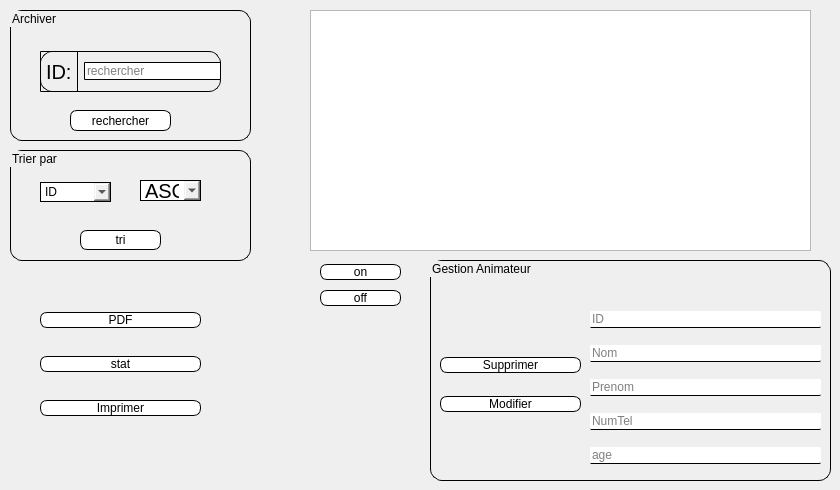
      <widget class="QWidget" name="tab_14">
       <attribute name="title">
        <string>Afficher Employee</string>
       </attribute>
       <widget class="QGroupBox" name="suppression_20">
        <property name="geometry">
         <rect>
          <x>10</x>
          <y>10</y>
          <width>241</width>
          <height>131</height>
         </rect>
        </property>
        <property name="styleSheet">
         <string notr="true">border-radius:12px;
border-color:black;
border:1px solid;
font: 75 15pt &quot;MS Shell Dlg 2&quot;;
</string>
        </property>
        <property name="title">
         <string>Archiver</string>
        </property>
        <widget class="QPushButton" name="pb_rechercher">
         <property name="geometry">
          <rect>
           <x>60</x>
           <y>100</y>
           <width>101</width>
           <height>21</height>
          </rect>
         </property>
         <property name="styleSheet">
          <string notr="true">
QPushButton{background-color:white;
border-radius:7px;
border-color:black;
border:1px solid;

}
QPushButton:hover
{border-radius:7px;
background-color:lightgray;
}</string>
         </property>
         <property name="text">
          <string>rechercher</string>
         </property>
        </widget>
        <widget class="QWidget" name="layoutWidget_8">
         <property name="geometry">
          <rect>
           <x>30</x>
           <y>41</y>
           <width>181</width>
           <height>41</height>
          </rect>
         </property>
         <layout class="QHBoxLayout" name="horizontalLayout_5">
          <item>
           <widget class="QLabel" name="label_82">
            <property name="palette">
             <palette>
              <active>
               <colorrole role="WindowText">
                <brush brushstyle="SolidPattern">
                 <color alpha="255">
                  <red>0</red>
                  <green>0</green>
                  <blue>0</blue>
                 </color>
                </brush>
               </colorrole>
               <colorrole role="Button">
                <brush brushstyle="SolidPattern">
                 <color alpha="0">
                  <red>0</red>
                  <green>0</green>
                  <blue>0</blue>
                 </color>
                </brush>
               </colorrole>
               <colorrole role="Text">
                <brush brushstyle="SolidPattern">
                 <color alpha="255">
                  <red>0</red>
                  <green>0</green>
                  <blue>0</blue>
                 </color>
                </brush>
               </colorrole>
               <colorrole role="ButtonText">
                <brush brushstyle="SolidPattern">
                 <color alpha="255">
                  <red>0</red>
                  <green>0</green>
                  <blue>0</blue>
                 </color>
                </brush>
               </colorrole>
               <colorrole role="Base">
                <brush brushstyle="SolidPattern">
                 <color alpha="0">
                  <red>0</red>
                  <green>0</green>
                  <blue>0</blue>
                 </color>
                </brush>
               </colorrole>
               <colorrole role="Window">
                <brush brushstyle="SolidPattern">
                 <color alpha="0">
                  <red>0</red>
                  <green>0</green>
                  <blue>0</blue>
                 </color>
                </brush>
               </colorrole>
               <colorrole role="Highlight">
                <brush brushstyle="SolidPattern">
                 <color alpha="255">
                  <red>254</red>
                  <green>222</green>
                  <blue>201</blue>
                 </color>
                </brush>
               </colorrole>
               <colorrole role="PlaceholderText">
                <brush brushstyle="SolidPattern">
                 <color alpha="128">
                  <red>255</red>
                  <green>255</green>
                  <blue>255</blue>
                 </color>
                </brush>
               </colorrole>
              </active>
              <inactive>
               <colorrole role="WindowText">
                <brush brushstyle="SolidPattern">
                 <color alpha="255">
                  <red>0</red>
                  <green>0</green>
                  <blue>0</blue>
                 </color>
                </brush>
               </colorrole>
               <colorrole role="Button">
                <brush brushstyle="SolidPattern">
                 <color alpha="0">
                  <red>0</red>
                  <green>0</green>
                  <blue>0</blue>
                 </color>
                </brush>
               </colorrole>
               <colorrole role="Text">
                <brush brushstyle="SolidPattern">
                 <color alpha="255">
                  <red>0</red>
                  <green>0</green>
                  <blue>0</blue>
                 </color>
                </brush>
               </colorrole>
               <colorrole role="ButtonText">
                <brush brushstyle="SolidPattern">
                 <color alpha="255">
                  <red>0</red>
                  <green>0</green>
                  <blue>0</blue>
                 </color>
                </brush>
               </colorrole>
               <colorrole role="Base">
                <brush brushstyle="SolidPattern">
                 <color alpha="0">
                  <red>0</red>
                  <green>0</green>
                  <blue>0</blue>
                 </color>
                </brush>
               </colorrole>
               <colorrole role="Window">
                <brush brushstyle="SolidPattern">
                 <color alpha="0">
                  <red>0</red>
                  <green>0</green>
                  <blue>0</blue>
                 </color>
                </brush>
               </colorrole>
               <colorrole role="Highlight">
                <brush brushstyle="SolidPattern">
                 <color alpha="255">
                  <red>254</red>
                  <green>222</green>
                  <blue>201</blue>
                 </color>
                </brush>
               </colorrole>
               <colorrole role="PlaceholderText">
                <brush brushstyle="SolidPattern">
                 <color alpha="128">
                  <red>255</red>
                  <green>255</green>
                  <blue>255</blue>
                 </color>
                </brush>
               </colorrole>
              </inactive>
              <disabled>
               <colorrole role="WindowText">
                <brush brushstyle="SolidPattern">
                 <color alpha="255">
                  <red>0</red>
                  <green>0</green>
                  <blue>0</blue>
                 </color>
                </brush>
               </colorrole>
               <colorrole role="Button">
                <brush brushstyle="SolidPattern">
                 <color alpha="0">
                  <red>0</red>
                  <green>0</green>
                  <blue>0</blue>
                 </color>
                </brush>
               </colorrole>
               <colorrole role="Text">
                <brush brushstyle="SolidPattern">
                 <color alpha="255">
                  <red>0</red>
                  <green>0</green>
                  <blue>0</blue>
                 </color>
                </brush>
               </colorrole>
               <colorrole role="ButtonText">
                <brush brushstyle="SolidPattern">
                 <color alpha="255">
                  <red>0</red>
                  <green>0</green>
                  <blue>0</blue>
                 </color>
                </brush>
               </colorrole>
               <colorrole role="Base">
                <brush brushstyle="SolidPattern">
                 <color alpha="0">
                  <red>0</red>
                  <green>0</green>
                  <blue>0</blue>
                 </color>
                </brush>
               </colorrole>
               <colorrole role="Window">
                <brush brushstyle="SolidPattern">
                 <color alpha="0">
                  <red>0</red>
                  <green>0</green>
                  <blue>0</blue>
                 </color>
                </brush>
               </colorrole>
               <colorrole role="Highlight">
                <brush brushstyle="SolidPattern">
                 <color alpha="255">
                  <red>254</red>
                  <green>222</green>
                  <blue>201</blue>
                 </color>
                </brush>
               </colorrole>
               <colorrole role="PlaceholderText">
                <brush brushstyle="SolidPattern">
                 <color alpha="128">
                  <red>0</red>
                  <green>0</green>
                  <blue>0</blue>
                 </color>
                </brush>
               </colorrole>
              </disabled>
             </palette>
            </property>
            <property name="font">
             <font>
              <family>MS Shell Dlg 2</family>
              <pointsize>15</pointsize>
              <weight>9</weight>
              <italic>false</italic>
              <bold>false</bold>
             </font>
            </property>
            <property name="styleSheet">
             <string notr="true">color:rgb(0, 0, 0);
border-radius:1px;
border-bottom:1px double;</string>
            </property>
            <property name="text">
             <string>ID:</string>
            </property>
           </widget>
          </item>
          <item>
           <widget class="QLineEdit" name="le_id_7">
            <property name="styleSheet">
             <string notr="true">background-color:white;
border-radius:1px;
border-bottom:1px double;</string>
            </property>
            <property name="text">
             <string/>
            </property>
            <property name="placeholderText">
             <string>rechercher</string>
            </property>
           </widget>
          </item>
         </layout>
        </widget>
       </widget>
       <widget class="QGroupBox" name="suppression_21">
        <property name="geometry">
         <rect>
          <x>10</x>
          <y>150</y>
          <width>241</width>
          <height>111</height>
         </rect>
        </property>
        <property name="styleSheet">
         <string notr="true">border-radius:12px;
border-color:black;
border:1px solid;
font: 75 15pt &quot;MS Shell Dlg 2&quot;;
</string>
        </property>
        <property name="title">
         <string>Trier par</string>
        </property>
        <widget class="QPushButton" name="pb_tri">
         <property name="geometry">
          <rect>
           <x>70</x>
           <y>80</y>
           <width>81</width>
           <height>20</height>
          </rect>
         </property>
         <property name="styleSheet">
          <string notr="true">
QPushButton{background-color:white;
border-radius:7px;
border-color:black;
border:1px solid;

}
QPushButton:hover
{border-radius:7px;
background-color:lightgray;
}</string>
         </property>
         <property name="text">
          <string>tri</string>
         </property>
        </widget>
        <widget class="QComboBox" name="colone_tri_2">
         <property name="geometry">
          <rect>
           <x>30</x>
           <y>32</y>
           <width>71</width>
           <height>20</height>
          </rect>
         </property>
         <item>
          <property name="text">
           <string>ID</string>
          </property>
         </item>
         <item>
          <property name="text">
           <string>NOM</string>
          </property>
         </item>
         <item>
          <property name="text">
           <string>AGE</string>
          </property>
         </item>
        </widget>
        <widget class="QComboBox" name="ordre_tri_2">
         <property name="geometry">
          <rect>
           <x>130</x>
           <y>30</y>
           <width>61</width>
           <height>21</height>
          </rect>
         </property>
         <property name="maximumSize">
          <size>
           <width>5000</width>
           <height>100000</height>
          </size>
         </property>
         <property name="font">
          <font>
           <family>MS Shell Dlg 2</family>
           <pointsize>15</pointsize>
           <weight>9</weight>
           <italic>false</italic>
           <bold>false</bold>
           <kerning>false</kerning>
          </font>
         </property>
         <property name="styleSheet">
          <string notr="true">QComboBox::indicator:checked, QComboBox::indicator:unchecked{
    color: #b1b1b1;
    background-color: #323232;
    border: 1px solid #b1b1b1;
    border-radius: 1px;
    width: 7px;
    height: 7px;
    margin: 0px 5px 0 5px;
}</string>
         </property>
         <item>
          <property name="text">
           <string>ASC</string>
          </property>
         </item>
         <item>
          <property name="text">
           <string>DESC</string>
          </property>
         </item>
        </widget>
       </widget>
       <widget class="QTableView" name="tableView_2">
        <property name="geometry">
         <rect>
          <x>310</x>
          <y>10</y>
          <width>501</width>
          <height>241</height>
         </rect>
        </property>
        <property name="styleSheet">
         <string notr="true">QTableView
{
    alternate-background-color: #1F1F1F;
    gridline-color: white;
    color: black;

    font: 75 9pt &quot;MS Shell Dlg 2&quot;;
}
QTableView::item 
{
    color: black;
}

QTableView::item:focus
{
    color: gray;
    background: #0063cd;
}
QTableView::item:selected
{
    color: red;
    background: #0063cd;
}

QCheckBox::indicator:checked, QCheckBox::indicator:unchecked{
    color: #b1b1b1;
    background-color: #323232;
    border: 1px solid #b1b1b1;
    border-radius: 1px;
    width: 7px;
    height: 7px;
    margin: 0px 5px 0 5px;
}

    padding-left:10px;
    height:100px;
    width:180px;
    color: #5a5a5a;
    border-bottom :1px solid #f0f0f0;</string>
        </property>
       </widget>
       <widget class="QGroupBox" name="groupBox_3">
        <property name="geometry">
         <rect>
          <x>430</x>
          <y>260</y>
          <width>401</width>
          <height>221</height>
         </rect>
        </property>
        <property name="styleSheet">
         <string notr="true">border-radius:12px;
border-color:black;
border:1px solid;

font: 75 15pt &quot;MS Shell Dlg 2&quot;;
</string>
        </property>
        <property name="title">
         <string>Gestion Animateur</string>
        </property>
       </widget>
       <widget class="QWidget" name="layoutWidget_9">
        <property name="geometry">
         <rect>
          <x>590</x>
          <y>300</y>
          <width>231</width>
          <height>176</height>
         </rect>
        </property>
        <layout class="QVBoxLayout" name="verticalLayout_9">
         <item>
          <widget class="QLineEdit" name="le_id_8">
           <property name="styleSheet">
            <string notr="true">background-color:white;
border-radius:1px;
border-bottom:1px double;</string>
           </property>
           <property name="text">
            <string/>
           </property>
           <property name="placeholderText">
            <string>ID</string>
           </property>
          </widget>
         </item>
         <item>
          <widget class="QLineEdit" name="le_nom_6">
           <property name="styleSheet">
            <string notr="true">background-color:white;
border-radius:1px;
border-bottom:1px double;</string>
           </property>
           <property name="text">
            <string/>
           </property>
           <property name="placeholderText">
            <string>Nom</string>
           </property>
          </widget>
         </item>
         <item>
          <widget class="QLineEdit" name="le_prenom_4">
           <property name="styleSheet">
            <string notr="true">background-color:white;
border-radius:1px;
border-bottom:1px double;</string>
           </property>
           <property name="text">
            <string/>
           </property>
           <property name="placeholderText">
            <string>Prenom</string>
           </property>
          </widget>
         </item>
         <item>
          <widget class="QLineEdit" name="numTel_4">
           <property name="styleSheet">
            <string notr="true">background-color:white;
border-radius:1px;
border-bottom:1px double;</string>
           </property>
           <property name="text">
            <string/>
           </property>
           <property name="placeholderText">
            <string>NumTel</string>
           </property>
          </widget>
         </item>
         <item>
          <widget class="QLineEdit" name="ageEdit2_2">
           <property name="styleSheet">
            <string notr="true">background-color:white;
border-radius:1px;
border-bottom:1px double;</string>
           </property>
           <property name="text">
            <string/>
           </property>
           <property name="placeholderText">
            <string>age</string>
           </property>
          </widget>
         </item>
        </layout>
       </widget>
       <widget class="QWidget" name="layoutWidget_10">
        <property name="geometry">
         <rect>
          <x>440</x>
          <y>340</y>
          <width>141</width>
          <height>91</height>
         </rect>
        </property>
        <layout class="QVBoxLayout" name="verticalLayout_10">
         <item>
          <widget class="QPushButton" name="pb_supprimer_yass">
           <property name="styleSheet">
            <string notr="true">
QPushButton{background-color:white;
border-radius:7px;
border-color:black;
border:1px solid;

}
QPushButton:hover
{border-radius:7px;
background-color:lightgray;
}</string>
           </property>
           <property name="text">
            <string>Supprimer</string>
           </property>
          </widget>
         </item>
         <item>
          <widget class="QPushButton" name="pb_modif_yas">
           <property name="styleSheet">
            <string notr="true">
QPushButton{background-color:white;
border-radius:7px;
border-color:black;
border:1px solid;

}
QPushButton:hover
{border-radius:7px;
background-color:lightgray;
}</string>
           </property>
           <property name="text">
            <string>Modifier</string>
           </property>
          </widget>
         </item>
        </layout>
       </widget>
       <widget class="QWidget" name="layoutWidget_11">
        <property name="geometry">
         <rect>
          <x>40</x>
          <y>290</y>
          <width>161</width>
          <height>151</height>
         </rect>
        </property>
        <layout class="QVBoxLayout" name="verticalLayout_11">
         <item>
          <widget class="QPushButton" name="pb_pdf_yas">
           <property name="styleSheet">
            <string notr="true">
QPushButton{background-color:white;
border-radius:7px;
border-color:black;
border:1px solid;

}
QPushButton:hover
{border-radius:7px;
background-color:lightgray;
}</string>
           </property>
           <property name="text">
            <string>PDF</string>
           </property>
          </widget>
         </item>
         <item>
          <widget class="QPushButton" name="pb_stat_yas">
           <property name="styleSheet">
            <string notr="true">
QPushButton{background-color:white;
border-radius:7px;
border-color:black;
border:1px solid;

}
QPushButton:hover
{border-radius:7px;
background-color:lightgray;
}</string>
           </property>
           <property name="text">
            <string>stat</string>
           </property>
          </widget>
         </item>
         <item>
          <widget class="QPushButton" name="pb_imprimer_yas">
           <property name="styleSheet">
            <string notr="true">
QPushButton{background-color:white;
border-radius:7px;
border-color:black;
border:1px solid;

}
QPushButton:hover
{border-radius:7px;
background-color:lightgray;
}</string>
           </property>
           <property name="text">
            <string>Imprimer</string>
           </property>
          </widget>
         </item>
        </layout>
       </widget>
       <widget class="QWidget" name="layoutWidget_12">
        <property name="geometry">
         <rect>
          <x>320</x>
          <y>260</y>
          <width>81</width>
          <height>52</height>
         </rect>
        </property>
        <layout class="QVBoxLayout" name="verticalLayout_12">
         <item>
          <widget class="QPushButton" name="pb_on">
           <property name="styleSheet">
            <string notr="true">
QPushButton{background-color:white;
border-radius:7px;
border-color:black;
border:1px solid;

}
QPushButton:hover
{border-radius:7px;
background-color:lightgray;
}</string>
           </property>
           <property name="text">
            <string>on</string>
           </property>
          </widget>
         </item>
         <item>
          <widget class="QPushButton" name="pb_off">
           <property name="styleSheet">
            <string notr="true">
QPushButton{background-color:white;
border-radius:7px;
border-color:black;
border:1px solid;

}
QPushButton:hover
{border-radius:7px;
background-color:lightgray;
}</string>
           </property>
           <property name="text">
            <string>off</string>
           </property>
          </widget>
         </item>
        </layout>
       </widget>
      </widget>
